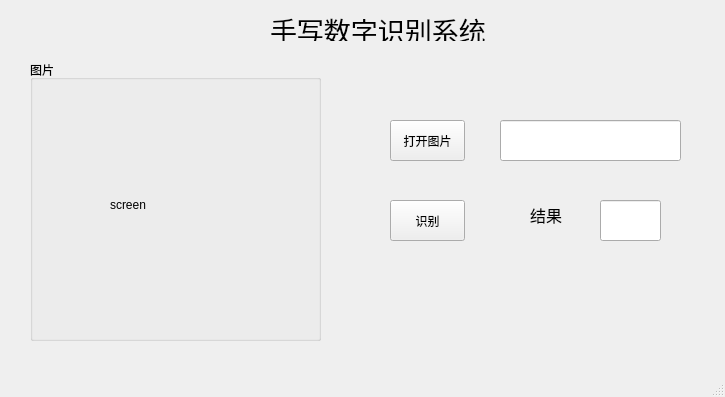
<?xml version="1.0" encoding="UTF-8"?>
<ui version="4.0">
 <class>MainWindow</class>
 <widget class="QMainWindow" name="MainWindow">
  <property name="geometry">
   <rect>
    <x>0</x>
    <y>0</y>
    <width>725</width>
    <height>397</height>
   </rect>
  </property>
  <property name="windowTitle">
   <string>手写数字识别软件</string>
  </property>
  <widget class="QWidget" name="centralwidget">
   <widget class="QLabel" name="label">
    <property name="geometry">
     <rect>
      <x>270</x>
      <y>10</y>
      <width>216</width>
      <height>31</height>
     </rect>
    </property>
    <property name="text">
     <string>&lt;html&gt;&lt;head/&gt;&lt;body&gt;&lt;p&gt;&lt;span style=&quot; font-size:20pt;&quot;&gt;手写数字识别系统&lt;/span&gt;&lt;/p&gt;&lt;/body&gt;&lt;/html&gt;</string>
    </property>
   </widget>
   <widget class="QGroupBox" name="groupBox">
    <property name="geometry">
     <rect>
      <x>30</x>
      <y>60</y>
      <width>291</width>
      <height>281</height>
     </rect>
    </property>
    <property name="title">
     <string>图片</string>
    </property>
    <widget class="QLabel" name="label_2">
     <property name="geometry">
      <rect>
       <x>80</x>
       <y>100</y>
       <width>101</width>
       <height>91</height>
      </rect>
     </property>
     <property name="text">
      <string>&lt;html&gt;&lt;head/&gt;&lt;body&gt;&lt;p&gt;screen&lt;/p&gt;&lt;/body&gt;&lt;/html&gt;</string>
     </property>
    </widget>
   </widget>
   <widget class="QPushButton" name="pushButton">
    <property name="geometry">
     <rect>
      <x>390</x>
      <y>120</y>
      <width>75</width>
      <height>41</height>
     </rect>
    </property>
    <property name="text">
     <string>打开图片</string>
    </property>
   </widget>
   <widget class="QLineEdit" name="lineEdit">
    <property name="geometry">
     <rect>
      <x>500</x>
      <y>120</y>
      <width>181</width>
      <height>41</height>
     </rect>
    </property>
   </widget>
   <widget class="QPushButton" name="pushButton_2">
    <property name="geometry">
     <rect>
      <x>390</x>
      <y>200</y>
      <width>75</width>
      <height>41</height>
     </rect>
    </property>
    <property name="text">
     <string>识别</string>
    </property>
   </widget>
   <widget class="QLineEdit" name="lineEdit_2">
    <property name="geometry">
     <rect>
      <x>600</x>
      <y>200</y>
      <width>61</width>
      <height>41</height>
     </rect>
    </property>
   </widget>
   <widget class="QLabel" name="label_3">
    <property name="geometry">
     <rect>
      <x>530</x>
      <y>200</y>
      <width>54</width>
      <height>31</height>
     </rect>
    </property>
    <property name="text">
     <string>&lt;html&gt;&lt;head/&gt;&lt;body&gt;&lt;p&gt;&lt;span style=&quot; font-size:12pt;&quot;&gt;结果&lt;/span&gt;&lt;/p&gt;&lt;/body&gt;&lt;/html&gt;</string>
    </property>
   </widget>
  </widget>
  <widget class="QMenuBar" name="menubar">
   <property name="geometry">
    <rect>
     <x>0</x>
     <y>0</y>
     <width>725</width>
     <height>23</height>
    </rect>
   </property>
  </widget>
  <widget class="QStatusBar" name="statusbar"/>
 </widget>
 <resources/>
 <connections/>
</ui>
